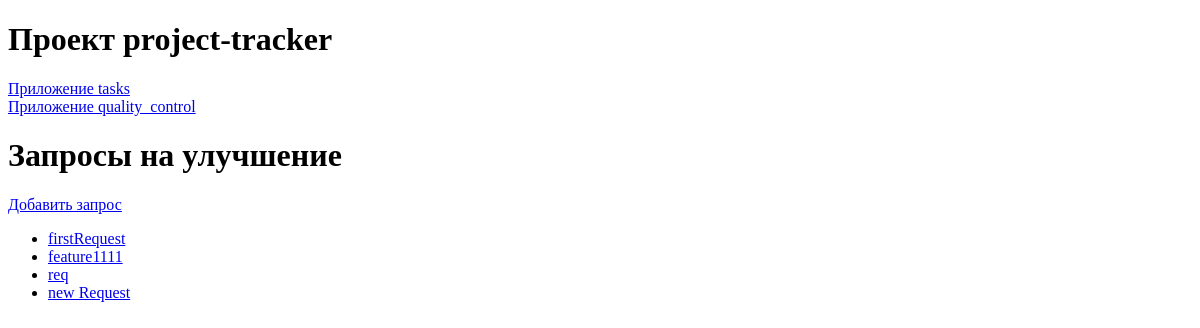
The page /quality_control/features/ on the database as committed earlier.
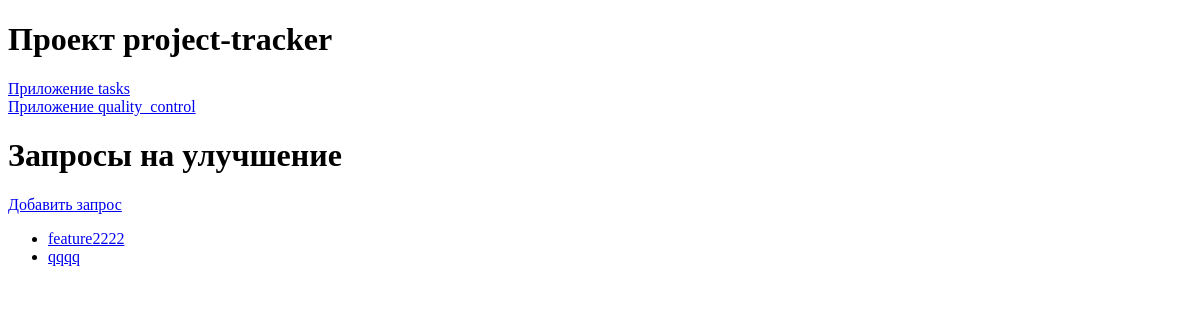
The same page on the database as committed later.
### quality_control/models.py (models this page shows)
class FeatureRequest(models.Model):
    STATUS_CHOICES = [
        ('Reviewed', 'Рассмотрено'),
        ('Accepted', 'Принято'),
        ('Rejected', 'Отклонено'),
    ]
    PRIORITY_CHOICES = [
        (0, 'Not important'),
        (1, 'Very low'),
        (2, 'Low'),
        (3, 'Normal'),
        (4, 'High'),
        (5, 'Very High'),
    ]
    title = models.CharField(max_length=100)
    description = models.TextField()
    project = models.ForeignKey(
        Project,
        on_delete=models.CASCADE
    )
    task = models.ForeignKey(
        Task,
        on_delete=models.SET_NULL,
        null=True,
        blank=True
    )
    status = models.CharField(
        max_length=50,
        choices=STATUS_CHOICES,
        default='New',
    )
    priority = models.IntegerField(
        choices=PRIORITY_CHOICES,
        default=0,
    )
    created_at = models.DateTimeField(auto_now_add=True)
    updated_at = models.DateTimeField(auto_now=True)

### quality_control/views.py (the view)
# urls.py: path('features/', views.FeatureRequestListView.as_view(), name='features_list'),
class FeatureRequestListView(ListView):
    model = FeatureRequest
    context_object_name='features_list'
    template_name = 'quality_control/features_list.html'

### quality_control/templates/quality_control/features_list.html
{% extends 'base/base.html' %}
{% block content %}
    <h1>Запросы на улучшение</h1>
        <p><a href="{% url 'quality_control:feature_request' %}">Добавить запрос</a></p>
    <ul>
        {% for feature in features_list %}
            <li><a href="{% url 'quality_control:feature_detail' feature.id %}">{{ feature.title }}</a></li>
        {% endfor %}
    </ul>
{% endblock %}

Rows that differ between the two databases and show on the page:
removed FeatureRequest: title "firstRequest"
removed FeatureRequest: title "req"
removed FeatureRequest: title "new Request"
changed FeatureRequest: title "feature1111" → "feature2222"
added FeatureRequest: title "qqqq"
